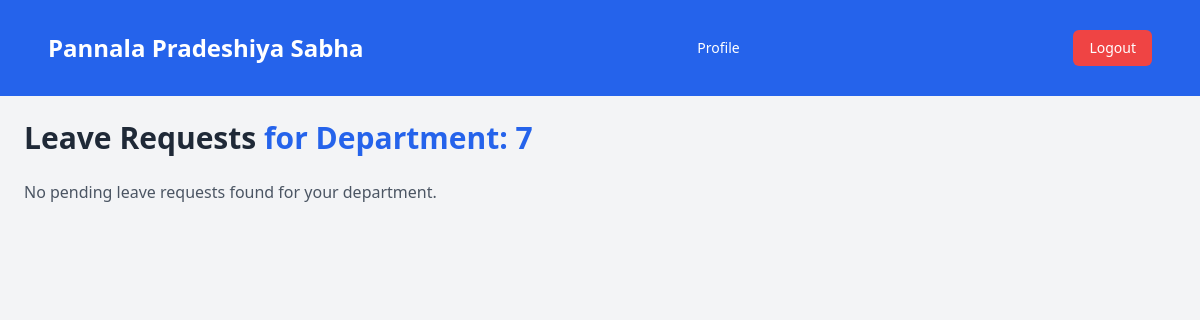
Page /admin/head-of-ps-approval.php (signed in) on the earlier database version.
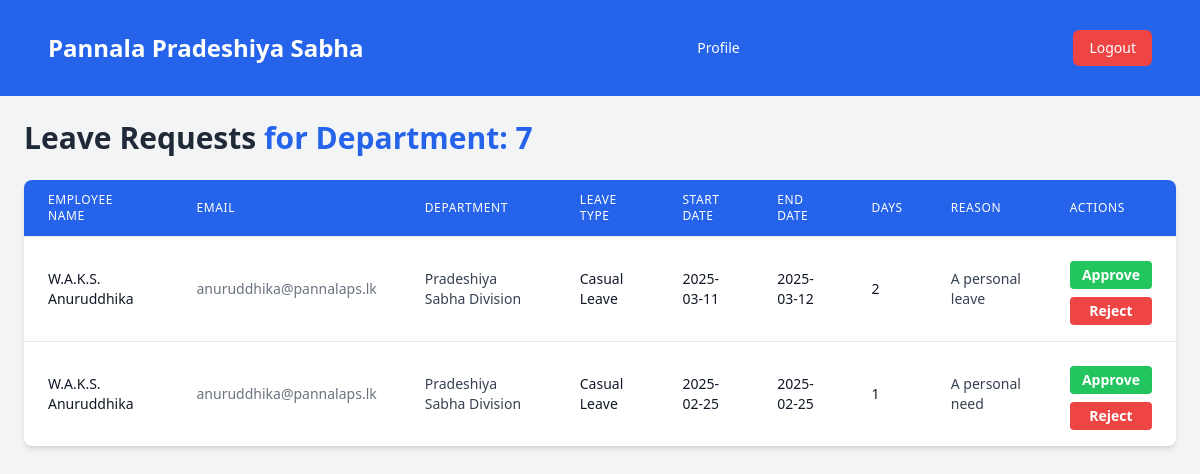
Same page on the later database version.
### tables this page shows
CREATE TABLE `wp_leave_request` (
  `request_id` int NOT NULL,
  `user_id` int NOT NULL,
  `leave_type` varchar(50) DEFAULT NULL,
  `leave_start_date` date NOT NULL,
  `leave_end_date` date NOT NULL,
  `number_of_days` int NOT NULL,
  `reason` text,
  `substitute` varchar(255) DEFAULT NULL,
  `status` int DEFAULT NULL COMMENT '1-pending, 2-accept, 3-reject',
  `step_1_approver_id` int DEFAULT NULL,
  `step_1_status` enum('pending','approved','rejected') DEFAULT 'pending',
  `step_1_date` datetime DEFAULT NULL,
  `step_2_approver_id` int DEFAULT NULL,
  `step_2_status` enum('pending','approved','rejected') DEFAULT 'pending',
  `step_2_date` datetime DEFAULT NULL,
  `step_3_approver_id` int DEFAULT NULL,
  `step_3_status` enum('pending','approved','rejected') DEFAULT 'pending',
  `step_3_date` datetime DEFAULT NULL,
  `final_status` enum('pending','approved','rejected') DEFAULT 'pending',
  `created_at` timestamp NOT NULL DEFAULT CURRENT_TIMESTAMP,
  `updated_at` timestamp NOT NULL DEFAULT CURRENT_TIMESTAMP ON UPDATE CURRENT_TIMESTAMP,
  `sub_office` varchar(255) NOT NULL,
  `office_type` enum('head','sub') DEFAULT 'head',
  `rejection_remark` text,
  `department_id` int DEFAULT NULL
);

CREATE TABLE `wp_pradeshiya_sabha_users` (
  `ID` int NOT NULL,
  `username` varchar(255) NOT NULL,
  `password` varchar(255) NOT NULL,
  `first_name` varchar(255) NOT NULL,
  `last_name` varchar(255) NOT NULL,
  `gender` enum('Male','Female') NOT NULL,
  `email` varchar(255) NOT NULL,
  `address` text NOT NULL,
  `NIC` varchar(12) NOT NULL,
  `service_number` varchar(50) NOT NULL,
  `phone_number` varchar(20) DEFAULT NULL,
  `designation` varchar(255) NOT NULL,
  `sub_office` varchar(255) NOT NULL,
  `date_of_joining` date NOT NULL,
  `created_at` timestamp NOT NULL DEFAULT CURRENT_TIMESTAMP,
  `updated_at` timestamp NOT NULL DEFAULT CURRENT_TIMESTAMP ON UPDATE CURRENT_TIMESTAMP,
  `leave_balance` int NOT NULL DEFAULT '20',
  `duty_leave_count` int DEFAULT '0',
  `casual_leave_balance` int DEFAULT '7',
  `sick_leave_balance` int DEFAULT '7',
  `department_id` int DEFAULT NULL,
  `designation_id` int DEFAULT NULL
);

CREATE TABLE `wp_departments` (
  `department_id` int NOT NULL,
  `department_name` varchar(255) NOT NULL
);

### includes/navbar.php (called while the page is built, shortened)
<?php
$department_id = $_SESSION['user']['department_id'] ?? null;
?>

### admin/head-of-ps-approval.php (the view, shortened to what the changed rows need)
<?php
require "../includes/dbconfig.php";
$user = $_SESSION['user'];
$department_id = $user['department_id'] ?? null;
if ($department_id == 6) {
    $sql = "
        SELECT lr.*, u.first_name, u.last_name, u.email, d.department_name
        FROM wp_leave_request lr
        JOIN wp_pradeshiya_sabha_users u ON lr.user_id = u.ID
        LEFT JOIN wp_departments d ON u.department_id = d.department_id
        WHERE lr.step_1_status = 'approved' AND lr.step_2_status = 'pending'
        ORDER BY lr.leave_start_date DESC
    ";
    $stmt = $conn->prepare($sql);
    if (!$stmt) {
        die("Prepare failed: " . $conn->error);
    }
} else {
    $sql = "
        SELECT lr.*, u.first_name, u.last_name, u.email, d.department_name
        FROM wp_leave_request lr
        JOIN wp_pradeshiya_sabha_users u ON lr.user_id = u.ID
        LEFT JOIN wp_departments d ON u.department_id = d.department_id
        WHERE u.department_id = ? AND lr.step_1_status = 'pending'
        ORDER BY lr.leave_start_date DESC
    ";
    $stmt = $conn->prepare($sql);
    $stmt->bind_param("i", $department_id);
}
$stmt->execute();
$result = $stmt->get_result();
?>
<!DOCTYPE html>
<html lang="en">
<head>
    <script src="https://cdn.tailwindcss.com"></script>
</head>
<body class="bg-gray-100 min-h-screen">
    <?php include "../includes/navbar.php"; ?>
    <div class="max-w-7xl mx-auto p-6">
        <h1 class="text-3xl font-semibold mb-6 text-gray-800">
            Leave Requests
            <?php if ($department_id == 6): ?>
                <span class="text-blue-600">(Head of PS - Approve leaves approved by HOD)</span>
            <?php else: ?>
                <span class="text-blue-600">for Department: <?= htmlspecialchars($user['department_id']) ?></span>
            <?php endif; ?>
        </h1>
        <?php if ($result->num_rows > 0): ?>
            <div class="overflow-x-auto bg-white rounded-lg shadow-md">
                <table class="min-w-full divide-y divide-gray-200">
                    <thead class="bg-blue-600 text-white">
                        <tr>
                            <th class="px-6 py-3 text-left text-xs font-medium uppercase tracking-wider">Employee Name</th>
                            <th class="px-6 py-3 text-left text-xs font-medium uppercase tracking-wider">Email</th>
                            <th class="px-6 py-3 text-left text-xs font-medium uppercase tracking-wider">Department</th>
                            <th class="px-6 py-3 text-left text-xs font-medium uppercase tracking-wider">Leave Type</th>
                            <th class="px-6 py-3 text-left text-xs font-medium uppercase tracking-wider">Start Date</th>
                            <th class="px-6 py-3 text-left text-xs font-medium uppercase tracking-wider">End Date</th>
                            <th class="px-6 py-3 text-left text-xs font-medium uppercase tracking-wider">Days</th>
                            <th class="px-6 py-3 text-left text-xs font-medium uppercase tracking-wider">Reason</th>
                            <th class="px-6 py-3 text-left text-xs font-medium uppercase tracking-wider">Actions</th>
                        </tr>
                    </thead>
                    <tbody class="divide-y divide-gray-200">
                        <?php while ($row = $result->fetch_assoc()): ?>
                            <tr class="hover:bg-gray-50">
                                <td class="px-6 py-4 text-sm text-gray-900"><?= htmlspecialchars($row['first_name'] . ' ' . $row['last_name']) ?></td>
                                <td class="px-6 py-4 text-sm text-gray-500"><?= htmlspecialchars($row['email']) ?></td>
                                <td class="px-6 py-4 text-sm text-gray-700"><?= htmlspecialchars($row['department_name'] ?? 'N/A') ?></td>
                                <td class="px-6 py-4 text-sm text-gray-900"><?= htmlspecialchars($row['leave_type']) ?></td>
                                <td class="px-6 py-4 text-sm text-gray-900"><?= htmlspecialchars($row['leave_start_date']) ?></td>
                                <td class="px-6 py-4 text-sm text-gray-900"><?= htmlspecialchars($row['leave_end_date']) ?></td>
                                <td class="px-6 py-4 text-sm text-gray-900"><?= htmlspecialchars($row['number_of_days']) ?></td>
                                <td class="px-6 py-4 text-sm text-gray-700"><?= htmlspecialchars($row['reason']) ?></td>
                                <td class="px-6 py-4 text-sm font-semibold">
                                    <form method="POST" action="" class="space-y-2">
                                        <div class="flex flex-col gap-2">
                                            <button type="submit" name="action" value="approve"
                                                onclick="return confirm('Are you sure you want to approve this leave request?')"
                                                class="bg-green-500 hover:bg-green-600 text-white px-3 py-1 rounded text-sm">
                                                Approve
                                            </button>
                                            <button type="button" onclick="toggleReject(this)"
                                                class="bg-red-500 hover:bg-red-600 text-white px-3 py-1 rounded text-sm">
                                                Reject
                                            </button>
                                        </div>
                                    </form>
                                </td>
                            </tr>
                        <?php endwhile; ?>
                    </tbody>
                </table>
            </div>
        <?php else: ?>
            <p class="text-gray-600">
                <?php
                if ($department_id == 6) {
                    echo "No leave requests pending your approval.";
                } else {
                    echo "No pending leave requests found for your department.";
                }
                ?>
            </p>
        <?php endif; ?>
    </div>
</body>
</html>

Differences in the rows shown:
added wp_leave_request: user.last_name "W.A.K.S. Anuruddhika", user.email "anuruddhika@pannalaps.lk", wp_departments.department_name "Pradeshiya Sabha Division", leave_type "Casual Leave", leave_start_date "2025-03-11", leave_end_date "2025-03-12", number_of_days "2", reason "A personal leave"
added wp_leave_request: user.last_name "W.A.K.S. Anuruddhika", user.email "anuruddhika@pannalaps.lk", wp_departments.department_name "Pradeshiya Sabha Division", leave_type "Casual Leave", leave_start_date "2025-02-25", leave_end_date "2025-02-25", number_of_days "1", reason "A personal need"
Other differences:
text no longer shown: "No pending leave requests found for your department."
text now shown: "EMPLOYEE NAME EMAIL DEPARTMENT LEAVE TYPE START DATE END DATE DAYS REASON ACTIONS"
